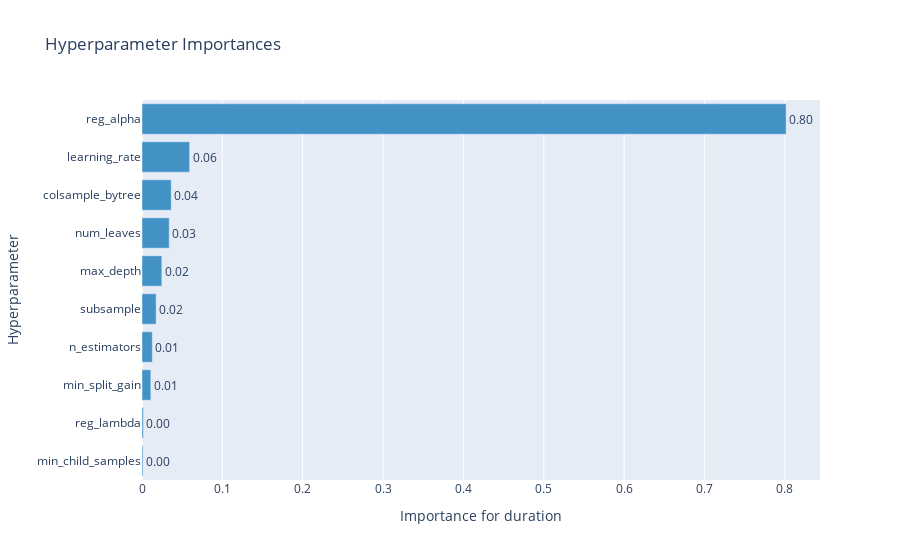

This figure's notebook cell:
### Code cell
plot_param_importances(
    study, target=lambda t: t.duration.total_seconds(), target_name="duration"
)

### Figure 1 — Plotly figure (JSON) as saved in the notebook; plotly's stock layout.template omitted (floating-point values rounded to 4 significant figures)
{"data": [{"cliponaxis": false, "hovertemplate": ["min_child_samples (IntUniformDistribution): 0.001206316952354739<extra></extra>", "reg_lambda (IntUniformDistribution): 0.0016870948102708913<extra></extra>", "min_split_gain (IntUniformDistribution): 0.011004378809787746<extra></extra>", "n_estimators (IntUniformDistribution): 0.01281872427207476<extra></extra>", "subsample (DiscreteUniformDistribution): 0.017569596846584712<extra></extra>", "max_depth (IntUniformDistribution): 0.024658493733563585<extra></extra>", "num_leaves (IntUniformDistribution): 0.03383960087489751<extra></extra>", "colsample_bytree (DiscreteUniformDistribution): 0.03635225619197195<extra></extra>", "learning_rate (CategoricalDistribution): 0.05924057444545336<extra></extra>", "reg_alpha (IntUniformDistribution): 0.8016229630630409<extra></extra>"], "marker": {"color": "rgb(66,146,198)"}, "orientation": "h", "text": ["0.001206316952354739", "0.0016870948102708913", "0.011004378809787746", "0.01281872427207476", "0.017569596846584712", "0.024658493733563585", "0.03383960087489751", "0.03635225619197195", "0.05924057444545336", "0.8016229630630409"], "textposition": "outside", "texttemplate": "%{text:.2f}", "type": "bar", "x": [0.001206, 0.001687, 0.011, 0.01282, 0.01757, 0.02466, 0.03384, 0.03635, 0.05924, 0.8016], "y": ["min_child_samples", "reg_lambda", "min_split_gain", "n_estimators", "subsample", "max_depth", "num_leaves", "colsample_bytree", "learning_rate", "reg_alpha"]}], "layout": {"showlegend": false, "title": {"text": "Hyperparameter Importances"}, "xaxis": {"title": {"text": "Importance for duration"}}, "yaxis": {"title": {"text": "Hyperparameter"}}}}
